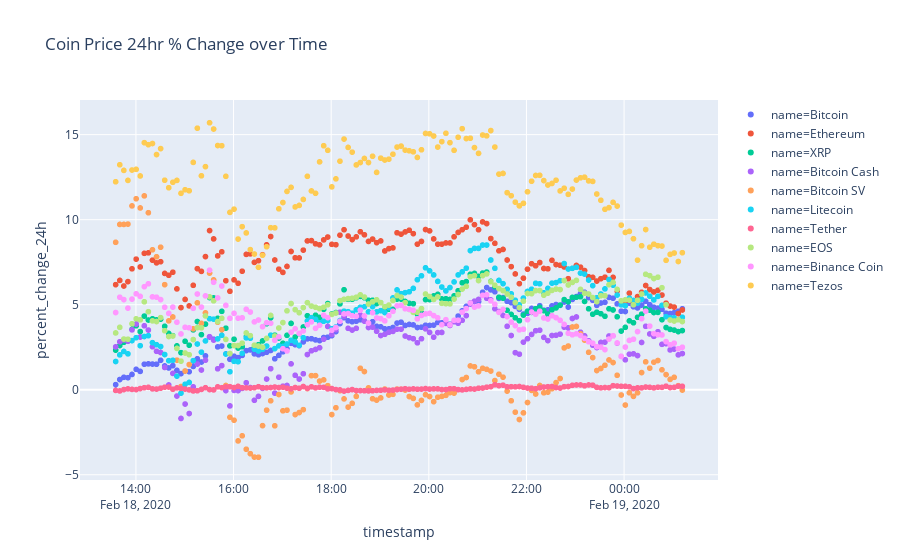

Notebook source saved alongside this figure:
### Code cell
px.scatter(df_top10, x='timestamp', y='percent_change_24h', color='name', title='Coin Price 24hr % Change over Time')

### Figure 1 — Plotly figure (JSON) as saved in the notebook; plotly's stock layout.template omitted (floating-point values rounded to 4 significant figures; data arrays with more than 128 entries replaced by an {"elided": "..."} marker saying what was removed)
{"data": [{"hoverlabel": {"namelength": 0}, "hovertemplate": "name=Bitcoin<br>timestamp=%{x}<br>percent_change_24h=%{y}", "legendgroup": "name=Bitcoin", "marker": {"color": "#636efa", "symbol": "circle"}, "mode": "markers", "name": "name=Bitcoin", "showlegend": true, "type": "scattergl", "x": {"elided": "140 str values"}, "xaxis": "x", "y": {"elided": "140 float values"}, "yaxis": "y"}, {"hoverlabel": {"namelength": 0}, "hovertemplate": "name=Ethereum<br>timestamp=%{x}<br>percent_change_24h=%{y}", "legendgroup": "name=Ethereum", "marker": {"color": "#EF553B", "symbol": "circle"}, "mode": "markers", "name": "name=Ethereum", "showlegend": true, "type": "scattergl", "x": {"elided": "140 str values"}, "xaxis": "x", "y": {"elided": "140 float values"}, "yaxis": "y"}, {"hoverlabel": {"namelength": 0}, "hovertemplate": "name=XRP<br>timestamp=%{x}<br>percent_change_24h=%{y}", "legendgroup": "name=XRP", "marker": {"color": "#00cc96", "symbol": "circle"}, "mode": "markers", "name": "name=XRP", "showlegend": true, "type": "scattergl", "x": {"elided": "140 str values"}, "xaxis": "x", "y": {"elided": "140 float values"}, "yaxis": "y"}, {"hoverlabel": {"namelength": 0}, "hovertemplate": "name=Bitcoin Cash<br>timestamp=%{x}<br>percent_change_24h=%{y}", "legendgroup": "name=Bitcoin Cash", "marker": {"color": "#ab63fa", "symbol": "circle"}, "mode": "markers", "name": "name=Bitcoin Cash", "showlegend": true, "type": "scattergl", "x": {"elided": "140 str values"}, "xaxis": "x", "y": {"elided": "140 float values"}, "yaxis": "y"}, {"hoverlabel": {"namelength": 0}, "hovertemplate": "name=Bitcoin SV<br>timestamp=%{x}<br>percent_change_24h=%{y}", "legendgroup": "name=Bitcoin SV", "marker": {"color": "#FFA15A", "symbol": "circle"}, "mode": "markers", "name": "name=Bitcoin SV", "showlegend": true, "type": "scattergl", "x": {"elided": "140 str values"}, "xaxis": "x", "y": {"elided": "140 float values"}, "yaxis": "y"}, {"hoverlabel": {"namelength": 0}, "hovertemplate": "name=Litecoin<br>timestamp=%{x}<br>percent_change_24h=%{y}", "legendgroup": "name=Litecoin", "marker": {"color": "#19d3f3", "symbol": "circle"}, "mode": "markers", "name": "name=Litecoin", "showlegend": true, "type": "scattergl", "x": {"elided": "140 str values"}, "xaxis": "x", "y": {"elided": "140 float values"}, "yaxis": "y"}, {"hoverlabel": {"namelength": 0}, "hovertemplate": "name=Tether<br>timestamp=%{x}<br>percent_change_24h=%{y}", "legendgroup": "name=Tether", "marker": {"color": "#FF6692", "symbol": "circle"}, "mode": "markers", "name": "name=Tether", "showlegend": true, "type": "scattergl", "x": {"elided": "140 str values"}, "xaxis": "x", "y": {"elided": "140 float values"}, "yaxis": "y"}, {"hoverlabel": {"namelength": 0}, "hovertemplate": "name=EOS<br>timestamp=%{x}<br>percent_change_24h=%{y}", "legendgroup": "name=EOS", "marker": {"color": "#B6E880", "symbol": "circle"}, "mode": "markers", "name": "name=EOS", "showlegend": true, "type": "scattergl", "x": {"elided": "140 str values"}, "xaxis": "x", "y": {"elided": "140 float values"}, "yaxis": "y"}, {"hoverlabel": {"namelength": 0}, "hovertemplate": "name=Binance Coin<br>timestamp=%{x}<br>percent_change_24h=%{y}", "legendgroup": "name=Binance Coin", "marker": {"color": "#FF97FF", "symbol": "circle"}, "mode": "markers", "name": "name=Binance Coin", "showlegend": true, "type": "scattergl", "x": {"elided": "140 str values"}, "xaxis": "x", "y": {"elided": "140 float values"}, "yaxis": "y"}, {"hoverlabel": {"namelength": 0}, "hovertemplate": "name=Tezos<br>timestamp=%{x}<br>percent_change_24h=%{y}", "legendgroup": "name=Tezos", "marker": {"color": "#FECB52", "symbol": "circle"}, "mode": "markers", "name": "name=Tezos", "showlegend": true, "type": "scattergl", "x": {"elided": "140 str values"}, "xaxis": "x", "y": {"elided": "140 float values"}, "yaxis": "y"}], "layout": {"autosize": true, "legend": {"tracegroupgap": 0}, "title": {"text": "Coin Price 24hr % Change over Time"}, "xaxis": {"anchor": "y", "autorange": true, "domain": [0, 1], "range": ["2020-02-18 12:51:41.9604", "2020-02-19 01:55:00.0396"], "title": {"text": "timestamp"}, "type": "date"}, "yaxis": {"anchor": "x", "autorange": true, "domain": [0, 1], "range": [-5.411, 17.14], "title": {"text": "percent_change_24h"}, "type": "linear"}}}
